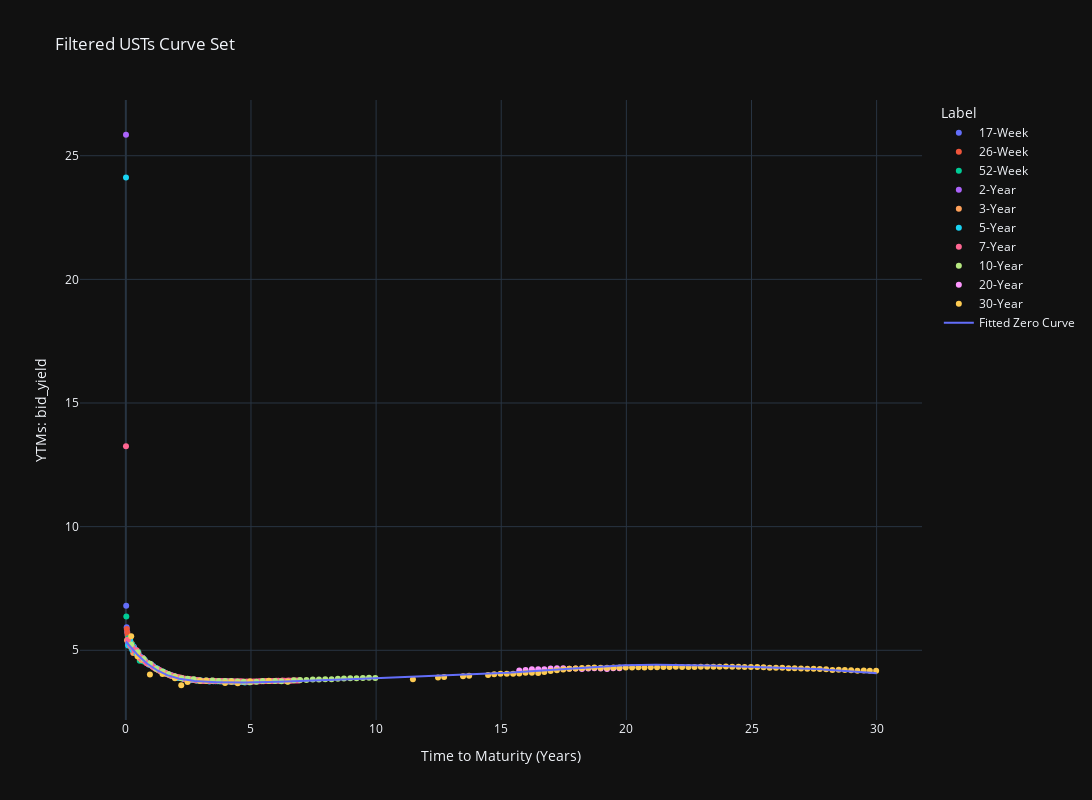

Notebook code for this chart:
### Code cell
fig = px.scatter(
    curve_set_df,
    x="time_to_maturity",
    y=f"{quote_type}_yield",
    color="original_security_term",
    hover_data=["label"],
    labels={"time_to_maturity": "Time to Maturity (Years)", "yield": "Yield (%)"},
    title="Filtered USTs Curve Set"
)

# fig.add_trace(
#     go.Scatter(
#         x=t2, y=fitted_zero_curve_func_ns(t2), mode="lines", name="Nelson-Siegel"
#     )
# )
# fig.add_trace(
#     go.Scatter(
#         x=t2, y=fitted_zero_curve_func_nss(t2), mode="lines", name="Svensson"
#     )
# )
# fig.add_trace(
#     go.Scatter(
#         x=t2, y=fitted_zero_curve_func_dl(t2), mode="lines", name="Diebold-Li"
#     )
# )
# fig.add_trace(
#     go.Scatter(
#         x=t2, y=fitted_zero_curve_func_bc(t2), mode="lines", name="Björk-Christensen"
#     )
# )
# fig.add_trace(
#     go.Scatter(
#         x=t2, y=fitted_zero_curve_func_aug_bc(t2), mode="lines", name="Augmented Björk-Christensen"
#     )
# )

# fig.add_trace(
#     go.Scatter(
#         x=t2, y=fitted_zero_curve_dict["ql_f_nss"]["zero_interp_func"](t2), mode="lines", name="Fitted NSS - Zero Curve"
#     )
# )
fig.add_trace(
    go.Scatter(
        x=t2, y=fitted_zero_curve_dict["ql_f_cbs"]["zero_interp_func"](t2), mode="lines", name="Fitted Zero Curve"
    )
)

fig.update_layout(
    legend_title_text='Label',
    xaxis_title="Time to Maturity (Years)",
    yaxis_title=f"YTMs: {quote_type}_yield",
    width=1600,
    height=800,
    template="plotly_dark",
)

fig.update_xaxes(
    showgrid=True,
    showspikes=True,
    spikecolor="white",
    spikesnap="cursor",
    spikemode="across",
)
fig.update_yaxes(showgrid=True, showspikes=True, spikecolor="white", spikethickness=1)
fig.show()

### Figure 1 — Plotly figure (JSON) as saved in the notebook; plotly's stock layout.template omitted (floating-point values rounded to 4 significant figures; data arrays with more than 128 entries replaced by an {"elided": "..."} marker saying what was removed)
{"data": [{"customdata": [["Sep 24s, 17-Week"], ["Sep 24s, 17-Week"], ["Sep 24s, 17-Week"], ["Sep 24s, 17-Week"], ["Oct 24s, 17-Week"], ["Oct 24s, 17-Week"], ["Oct 24s, 17-Week"], ["Oct 24s, 17-Week"], ["Oct 24s, 17-Week"], ["Nov 24s, 17-Week"], ["Nov 24s, 17-Week"], ["Nov 24s, 17-Week"], ["Nov 24s, 17-Week"], ["Dec 24s, 17-Week"], ["Dec 24s, 17-Week"], ["Dec 24s, 17-Week"], ["Dec 24s, 17-Week"]], "hovertemplate": "original_security_term=17-Week<br>Time to Maturity (Years)=%{x}<br>bid_yield=%{y}<br>label=%{customdata[0]}<extra></extra>", "legendgroup": "17-Week", "marker": {"color": "#636efa", "symbol": "circle"}, "mode": "markers", "name": "17-Week", "orientation": "v", "showlegend": true, "type": "scatter", "x": [0.0137, 0.03288, 0.05205, 0.07123, 0.09041, 0.1096, 0.1288, 0.1479, 0.1671, 0.1863, 0.2055, 0.2247, 0.2438, 0.263, 0.2822, 0.3014, 0.3205], "xaxis": "x", "y": [6.798, 5.935, 5.754, 5.627, 5.497, 5.448, 5.419, 5.396, 5.333, 5.291, 5.297, 5.251, 5.227, 5.175, 5.163, 5.162, 5.14], "yaxis": "y"}, {"customdata": [["Aug 24s, 26-Week"], ["Sep 24s, 26-Week"], ["Sep 24s, 26-Week"], ["Sep 24s, 26-Week"], ["Oct 24s, 26-Week"], ["Oct 24s, 26-Week"], ["Oct 24s, 26-Week"], ["Nov 24s, 26-Week"], ["Nov 24s, 26-Week"], ["Nov 24s, 26-Week"], ["Dec 24s, 26-Week"], ["Dec 24s, 26-Week"], ["Dec 24s, 26-Week"], ["Jan 25s, 26-Week"], ["Jan 25s, 26-Week"], ["Jan 25s, 26-Week"], ["Jan 25s, 26-Week"], ["Feb 25s, 26-Week"], ["Feb 25s, 26-Week"], ["Feb 25s, 26-Week"]], "hovertemplate": "original_security_term=26-Week<br>Time to Maturity (Years)=%{x}<br>bid_yield=%{y}<br>label=%{customdata[0]}<extra></extra>", "legendgroup": "26-Week", "marker": {"color": "#EF553B", "symbol": "circle"}, "mode": "markers", "name": "26-Week", "orientation": "v", "showlegend": true, "type": "scatter", "x": [0, 0.03836, 0.05753, 0.07671, 0.1151, 0.1342, 0.1534, 0.1918, 0.211, 0.2301, 0.2685, 0.2877, 0.3068, 0.3452, 0.3644, 0.3836, 0.4219, 0.4411, 0.4603, 0.4986], "xaxis": "x", "y": [null, 5.859, 5.713, 5.59, 5.453, 5.404, 5.403, 5.301, 5.285, 5.271, 5.153, 5.088, 5.109, 5.04, 5.019, 4.998, 4.956, 4.968, 4.958, 4.928], "yaxis": "y"}, {"customdata": [["Sep 24s, 52-Week"], ["Oct 24s, 52-Week"], ["Oct 24s, 52-Week"], ["Nov 24s, 52-Week"], ["Dec 24s, 52-Week"], ["Jan 25s, 52-Week"], ["Feb 25s, 52-Week"], ["Mar 25s, 52-Week"], ["Apr 25s, 52-Week"], ["May 25s, 52-Week"], ["Jun 25s, 52-Week"], ["Jul 25s, 52-Week"], ["Aug 25s, 52-Week"]], "hovertemplate": "original_security_term=52-Week<br>Time to Maturity (Years)=%{x}<br>bid_yield=%{y}<br>label=%{customdata[0]}<extra></extra>", "legendgroup": "52-Week", "marker": {"color": "#00cc96", "symbol": "circle"}, "mode": "markers", "name": "52-Week", "orientation": "v", "showlegend": true, "type": "scatter", "x": [0.01918, 0.09589, 0.1726, 0.2521, 0.326, 0.4027, 0.4795, 0.5562, 0.6329, 0.7096, 0.7863, 0.863, 0.9397], "xaxis": "x", "y": [6.363, 5.488, 5.328, 5.237, 5.098, 4.977, 4.948, 4.572, 4.59, 4.544, 4.541, 4.48, 4.436], "yaxis": "y"}, {"customdata": [["Aug 24s, 2-Year"], ["Sep 24s, 2-Year"], ["Oct 24s, 2-Year"], ["Nov 24s, 2-Year"], ["Dec 24s, 2-Year"], ["Jan 25s, 2-Year"], ["Feb 25s, 2-Year"], ["Mar 25s, 2-Year"], ["Apr 25s, 2-Year"], ["May 25s, 2-Year"], ["Jun 25s, 2-Year"], ["Jul 25s, 2-Year"], ["Aug 25s, 2-Year"], ["Sep 25s, 2-Year"], ["Oct 25s, 2-Year"], ["Nov 25s, 2-Year"], ["Dec 25s, 2-Year"], ["Jan 26s, 2-Year"], ["Feb 26s, 2-Year"], ["Mar 26s, 2-Year"], ["Apr 26s, 2-Year"], ["May 26s, 2-Year"], ["Jun 26s, 2-Year"], ["Jul 26s, 2-Year"]], "hovertemplate": "original_security_term=2-Year<br>Time to Maturity (Years)=%{x}<br>bid_yield=%{y}<br>label=%{customdata[0]}<extra></extra>", "legendgroup": "2-Year", "marker": {"color": "#ab63fa", "symbol": "circle"}, "mode": "markers", "name": "2-Year", "orientation": "v", "showlegend": true, "type": "scatter", "x": [0.005479, 0.08767, 0.1726, 0.2548, 0.3397, 0.4247, 0.5014, 0.5863, 0.6685, 0.7534, 0.8356, 0.9205, 1.005, 1.088, 1.173, 1.255, 1.34, 1.425, 1.501, 1.586, 1.668, 1.753, 1.836, 1.921], "xaxis": "x", "y": [25.85, 5.275, 5.235, 5.076, 5.07, 4.947, 4.818, 4.74, 4.677, 4.575, 4.495, 4.426, 4.42, 4.337, 4.297, 4.243, 4.194, 4.131, 4.103, 4.064, 4.027, 4.01, 3.977, 3.945], "yaxis": "y"}, {"customdata": [["Sep 24s, 3-Year"], ["Oct 24s, 3-Year"], ["Nov 24s, 3-Year"], ["Dec 24s, 3-Year"], ["Jan 25s, 3-Year"], ["Feb 25s, 3-Year"], ["Mar 25s, 3-Year"], ["Apr 25s, 3-Year"], ["May 25s, 3-Year"], ["Jun 25s, 3-Year"], ["Jul 25s, 3-Year"], ["Aug 25s, 3-Year"], ["Sep 25s, 3-Year"], ["Oct 25s, 3-Year"], ["Nov 25s, 3-Year"], ["Dec 25s, 3-Year"], ["Jan 26s, 3-Year"], ["Feb 26s, 3-Year"], ["Mar 26s, 3-Year"], ["Apr 26s, 3-Year"], ["May 26s, 3-Year"], ["Jun 26s, 3-Year"], ["Jul 26s, 3-Year"], ["Aug 26s, 3-Year"], ["Sep 26s, 3-Year"], ["Oct 26s, 3-Year"], ["Nov 26s, 3-Year"], ["Dec 26s, 3-Year"], ["Jan 27s, 3-Year"], ["Feb 27s, 3-Year"], ["Mar 27s, 3-Year"], ["Apr 27s, 3-Year"], ["May 27s, 3-Year"], ["Jun 27s, 3-Year"], ["Jul 27s, 3-Year"], ["Aug 27s, 3-Year"]], "hovertemplate": "original_security_term=3-Year<br>Time to Maturity (Years)=%{x}<br>bid_yield=%{y}<br>label=%{customdata[0]}<extra></extra>", "legendgroup": "3-Year", "marker": {"color": "#FFA15A", "symbol": "circle"}, "mode": "markers", "name": "3-Year", "orientation": "v", "showlegend": true, "type": "scatter", "x": [0.04658, 0.1288, 0.2137, 0.2959, 0.3808, 0.4658, 0.5425, 0.6274, 0.7096, 0.7945, 0.8767, 0.9616, 1.047, 1.129, 1.214, 1.296, 1.381, 1.466, 1.542, 1.627, 1.71, 1.795, 1.877, 1.962, 2.047, 2.129, 2.214, 2.296, 2.381, 2.466, 2.542, 2.627, 2.71, 2.795, 2.877, 2.962], "xaxis": "x", "y": [5.409, 5.369, 5.116, 4.893, 4.937, 4.906, 4.69, 4.611, 4.638, 4.527, 4.501, 4.433, 4.364, 4.3, 4.249, 4.192, 4.153, 4.109, 4.074, 4.046, 4.02, 3.973, 3.955, 3.922, 3.901, 3.894, 3.875, 3.853, 3.844, 3.842, 3.806, 3.803, 3.81, 3.777, 3.782, 3.772], "yaxis": "y"}, {"customdata": [["Aug 24s, 5-Year"], ["Sep 24s, 5-Year"], ["Oct 24s, 5-Year"], ["Nov 24s, 5-Year"], ["Dec 24s, 5-Year"], ["Jan 25s, 5-Year"], ["Feb 25s, 5-Year"], ["Mar 25s, 5-Year"], ["Apr 25s, 5-Year"], ["May 25s, 5-Year"], ["Jun 25s, 5-Year"], ["Jul 25s, 5-Year"], ["Aug 25s, 5-Year"], ["Sep 25s, 5-Year"], ["Oct 25s, 5-Year"], ["Nov 25s, 5-Year"], ["Dec 25s, 5-Year"], ["Jan 26s, 5-Year"], ["Feb 26s, 5-Year"], ["Mar 26s, 5-Year"], ["Apr 26s, 5-Year"], ["May 26s, 5-Year"], ["Jun 26s, 5-Year"], ["Jul 26s, 5-Year"], ["Aug 26s, 5-Year"], ["Sep 26s, 5-Year"], ["Oct 26s, 5-Year"], ["Nov 26s, 5-Year"], ["Dec 26s, 5-Year"], ["Feb 27s, 5-Year"], ["Mar 27s, 5-Year"], ["Apr 27s, 5-Year"], ["May 27s, 5-Year"], ["Jun 27s, 5-Year"], ["Jul 27s, 5-Year"], ["Aug 27s, 5-Year"], ["Sep 27s, 5-Year"], ["Oct 27s, 5-Year"], ["Nov 27s, 5-Year"], ["Dec 27s, 5-Year"], ["Jan 28s, 5-Year"], ["Feb 28s, 5-Year"], ["Mar 28s, 5-Year"], ["Apr 28s, 5-Year"], ["May 28s, 5-Year"], ["Jun 28s, 5-Year"], ["Jul 28s, 5-Year"], ["Aug 28s, 5-Year"], ["Sep 28s, 5-Year"], ["Oct 28s, 5-Year"], ["Nov 28s, 5-Year"], ["Dec 28s, 5-Year"], ["Jan 29s, 5-Year"], ["Feb 29s, 5-Year"], ["Mar 29s, 5-Year"], ["Apr 29s, 5-Year"], ["May 29s, 5-Year"], ["Jun 29s, 5-Year"], ["Jul 29s, 5-Year"]], "hovertemplate": "original_security_term=5-Year<br>Time to Maturity (Years)=%{x}<br>bid_yield=%{y}<br>label=%{customdata[0]}<extra></extra>", "legendgroup": "5-Year", "marker": {"color": "#19d3f3", "symbol": "circle"}, "mode": "markers", "name": "5-Year", "orientation": "v", "showlegend": true, "type": "scatter", "x": [0.005479, 0.08767, 0.1726, 0.2548, 0.3397, 0.4247, 0.5014, 0.5863, 0.6685, 0.7534, 0.8356, 0.9205, 1.005, 1.088, 1.173, 1.255, 1.34, 1.425, 1.501, 1.586, 1.668, 1.753, 1.836, 1.921, 2.005, 2.088, 2.173, 2.255, 2.34, 2.501, 2.586, 2.668, 2.753, 2.836, 2.921, 3.005, 3.088, 3.173, 3.255, 3.34, 3.425, 3.504, 3.589, 3.671, 3.756, 3.838, 3.923, 4.008, 4.09, 4.175, 4.258, 4.342, 4.427, 4.504, 4.589, 4.671, 4.756, 4.838, 4.923], "xaxis": "x", "y": [24.12, 5.194, 5.404, 5.025, 5.063, 4.875, 4.878, 4.713, 4.7, 4.606, 4.492, 4.422, 4.437, 4.362, 4.291, 4.261, 4.19, 4.154, 4.137, 4.079, 4.036, 4.011, 3.977, 3.953, 3.927, 3.882, 3.883, 3.867, 3.832, 3.837, 3.792, 3.804, 3.805, 3.775, 3.787, 3.78, 3.755, 3.763, 3.769, 3.742, 3.764, 3.75, 3.746, 3.746, 3.749, 3.742, 3.743, 3.739, 3.741, 3.738, 3.731, 3.732, 3.72, 3.71, 3.72, 3.718, 3.702, 3.714, 3.705], "yaxis": "y"}, {"customdata": [["Aug 24s, 7-Year"], ["Sep 24s, 7-Year"], ["Oct 24s, 7-Year"], ["Nov 24s, 7-Year"], ["Dec 24s, 7-Year"], ["Jan 25s, 7-Year"], ["Feb 25s, 7-Year"], ["Mar 25s, 7-Year"], ["Apr 25s, 7-Year"], ["May 25s, 7-Year"], ["Jun 25s, 7-Year"], ["Jul 25s, 7-Year"], ["Aug 25s, 7-Year"], ["Sep 25s, 7-Year"], ["Oct 25s, 7-Year"], ["Nov 25s, 7-Year"], ["Dec 25s, 7-Year"], ["Jan 26s, 7-Year"], ["Feb 26s, 7-Year"], ["Mar 26s, 7-Year"], ["Apr 26s, 7-Year"], ["May 26s, 7-Year"], ["Jun 26s, 7-Year"], ["Jul 26s, 7-Year"], ["Aug 26s, 7-Year"], ["Sep 26s, 7-Year"], ["Oct 26s, 7-Year"], ["Nov 26s, 7-Year"], ["Dec 26s, 7-Year"], ["Jan 27s, 7-Year"], ["Feb 27s, 7-Year"], ["Mar 27s, 7-Year"], ["Apr 27s, 7-Year"], ["May 27s, 7-Year"], ["Jun 27s, 7-Year"], ["Jul 27s, 7-Year"], ["Aug 27s, 7-Year"], ["Sep 27s, 7-Year"], ["Oct 27s, 7-Year"], ["Nov 27s, 7-Year"], ["Dec 27s, 7-Year"], ["Jan 28s, 7-Year"], ["Feb 28s, 7-Year"], ["Mar 28s, 7-Year"], ["Apr 28s, 7-Year"], ["May 28s, 7-Year"], ["Jun 28s, 7-Year"], ["Jul 28s, 7-Year"], ["Aug 28s, 7-Year"], ["Sep 28s, 7-Year"], ["Oct 28s, 7-Year"], ["Nov 28s, 7-Year"], ["Dec 28s, 7-Year"], ["Jan 29s, 7-Year"], ["Feb 29s, 7-Year"], ["Mar 29s, 7-Year"], ["Apr 29s, 7-Year"], ["May 29s, 7-Year"], ["Jun 29s, 7-Year"], ["Jul 29s, 7-Year"], ["Aug 29s, 7-Year"], ["Sep 29s, 7-Year"], ["Oct 29s, 7-Year"], ["Nov 29s, 7-Year"], ["Dec 29s, 7-Year"], ["Jan 30s, 7-Year"], ["Feb 30s, 7-Year"], ["Mar 30s, 7-Year"], ["Apr 30s, 7-Year"], ["May 30s, 7-Year"], ["Jun 30s, 7-Year"], ["Jul 30s, 7-Year"], ["Aug 30s, 7-Year"], ["Sep 30s, 7-Year"], ["Oct 30s, 7-Year"], ["Nov 30s, 7-Year"], ["Dec 30s, 7-Year"], ["Jan 31s, 7-Year"], ["Feb 31s, 7-Year"], ["Mar 31s, 7-Year"], ["Apr 31s, 7-Year"], ["May 31s, 7-Year"], ["Jun 31s, 7-Year"], ["Jul 31s, 7-Year"]], "hovertemplate": "original_security_term=7-Year<br>Time to Maturity (Years)=%{x}<br>bid_yield=%{y}<br>label=%{customdata[0]}<extra></extra>", "legendgroup": "7-Year", "marker": {"color": "#FF6692", "symbol": "circle"}, "mode": "markers", "name": "7-Year", "orientation": "v", "showlegend": true, "type": "scatter", "x": [0.005479, 0.08767, 0.1726, 0.2548, 0.3397, 0.4247, 0.5014, 0.5863, 0.6685, 0.7534, 0.8356, 0.9205, 1.005, 1.088, 1.173, 1.255, 1.34, 1.425, 1.501, 1.586, 1.668, 1.753, 1.836, 1.921, 2.005, 2.088, 2.173, 2.255, 2.34, 2.425, 2.501, 2.586, 2.668, 2.753, 2.836, 2.921, 3.005, 3.088, 3.173, 3.255, 3.34, 3.425, 3.504, 3.589, 3.671, 3.756, 3.838, 3.923, 4.008, 4.09, 4.175, 4.258, 4.342, 4.427, 4.504, 4.589, 4.671, 4.756, 4.838, 4.923, 5.008, 5.09, 5.175, 5.258, 5.342, 5.427, 5.504, 5.589, 5.671, 5.756, 5.838, 5.923, 6.008, 6.09, 6.175, 6.258, 6.342, 6.427, 6.504, 6.589, 6.671, 6.756, 6.838, 6.923], "xaxis": "x", "y": [13.26, 5.431, 5.205, 5.136, 4.988, 5.006, 4.819, 4.697, 4.69, 4.572, 4.477, 4.448, 4.424, 4.336, 4.267, 4.242, 4.2, 4.134, 4.111, 4.077, 4.035, 4.005, 3.977, 3.956, 3.93, 3.908, 3.897, 3.876, 3.838, 3.833, 3.843, 3.827, 3.806, 3.806, 3.797, 3.786, 3.765, 3.763, 3.771, 3.767, 3.763, 3.766, 3.771, 3.759, 3.761, 3.753, 3.756, 3.75, 3.745, 3.746, 3.742, 3.745, 3.737, 3.746, 3.741, 3.743, 3.742, 3.733, 3.733, 3.732, 3.733, 3.738, 3.737, 3.734, 3.743, 3.75, 3.746, 3.755, 3.758, 3.754, 3.761, 3.762, 3.767, 3.766, 3.763, 3.773, 3.771, 3.772, 3.774, 3.773, 3.779, 3.782, 3.778, 3.777], "yaxis": "y"}, {"customdata": [["Nov 24s, 10-Year"], ["Feb 25s, 10-Year"], ["May 25s, 10-Year"], ["Aug 25s, 10-Year"], ["Nov 25s, 10-Year"], ["Feb 26s, 10-Year"], ["May 26s, 10-Year"], ["Aug 26s, 10-Year"], ["Nov 26s, 10-Year"], ["Feb 27s, 10-Year"], ["May 27s, 10-Year"], ["Aug 27s, 10-Year"], ["Nov 27s, 10-Year"], ["Feb 28s, 10-Year"], ["May 28s, 10-Year"], ["Aug 28s, 10-Year"], ["Nov 28s, 10-Year"], ["Feb 29s, 10-Year"], ["May 29s, 10-Year"], ["Aug 29s, 10-Year"], ["Nov 29s, 10-Year"], ["Feb 30s, 10-Year"], ["May 30s, 10-Year"], ["Aug 30s, 10-Year"], ["Nov 30s, 10-Year"], ["Feb 31s, 10-Year"], ["May 31s, 10-Year"], ["Aug 31s, 10-Year"], ["Nov 31s, 10-Year"], ["Feb 32s, 10-Year"], ["May 32s, 10-Year"], ["Aug 32s, 10-Year"], ["Nov 32s, 10-Year"], ["Feb 33s, 10-Year"], ["May 33s, 10-Year"], ["Aug 33s, 10-Year"], ["Nov 33s, 10-Year"], ["Feb 34s, 10-Year"], ["May 34s, 10-Year"], ["Aug 34s, 10-Year"]], "hovertemplate": "original_security_term=10-Year<br>Time to Maturity (Years)=%{x}<br>bid_yield=%{y}<br>label=%{customdata[0]}<extra></extra>", "legendgroup": "10-Year", "marker": {"color": "#B6E880", "symbol": "circle"}, "mode": "markers", "name": "10-Year", "orientation": "v", "showlegend": true, "type": "scatter", "x": [0.2137, 0.4658, 0.7096, 0.9616, 1.214, 1.466, 1.71, 1.962, 2.214, 2.466, 2.71, 2.962, 3.214, 3.466, 3.712, 3.964, 4.216, 4.468, 4.712, 4.964, 5.216, 5.468, 5.712, 5.964, 6.216, 6.468, 6.712, 6.964, 7.216, 7.468, 7.715, 7.967, 8.219, 8.471, 8.715, 8.967, 9.219, 9.471, 9.715, 9.967], "xaxis": "x", "y": [5.235, 4.919, 4.648, 4.453, 4.252, 4.142, 4.028, 3.942, 3.874, 3.848, 3.83, 3.781, 3.781, 3.78, 3.756, 3.757, 3.754, 3.737, 3.731, 3.712, 3.725, 3.76, 3.758, 3.759, 3.753, 3.732, 3.789, 3.795, 3.803, 3.816, 3.817, 3.824, 3.824, 3.849, 3.859, 3.87, 3.872, 3.884, 3.887, 3.882], "yaxis": "y"}, {"customdata": [["May 40s, 20-Year"], ["Aug 40s, 20-Year"], ["Nov 40s, 20-Year"], ["Feb 41s, 20-Year"], ["May 41s, 20-Year"], ["Aug 41s, 20-Year"], ["Nov 41s, 20-Year"], ["Feb 42s, 20-Year"], ["May 42s, 20-Year"], ["Aug 42s, 20-Year"], ["Nov 42s, 20-Year"], ["Feb 43s, 20-Year"], ["May 43s, 20-Year"], ["Aug 43s, 20-Year"], ["Nov 43s, 20-Year"], ["Feb 44s, 20-Year"], ["May 44s, 20-Year"]], "hovertemplate": "original_security_term=20-Year<br>Time to Maturity (Years)=%{x}<br>bid_yield=%{y}<br>label=%{customdata[0]}<extra></extra>", "legendgroup": "20-Year", "marker": {"color": "#FF97FF", "symbol": "circle"}, "mode": "markers", "name": "20-Year", "orientation": "v", "showlegend": true, "type": "scatter", "x": [15.72, 15.97, 16.22, 16.48, 16.72, 16.97, 17.22, 17.48, 17.72, 17.97, 18.22, 18.48, 18.72, 18.97, 19.22, 19.48, 19.72], "xaxis": "x", "y": [4.188, 4.203, 4.23, 4.236, 4.237, 4.266, 4.269, 4.276, 4.256, 4.263, 4.24, 4.259, 4.272, 4.259, 4.246, 4.269, 4.27], "yaxis": "y"}, {"customdata": [["Nov 24s, 30-Year"], ["Feb 25s, 30-Year"], ["Aug 25s, 30-Year"], ["Feb 26s, 30-Year"], ["Aug 26s, 30-Year"], ["Nov 26s, 30-Year"], ["Feb 27s, 30-Year"], ["Aug 27s, 30-Year"], ["Nov 27s, 30-Year"], ["Aug 28s, 30-Year"], ["Nov 28s, 30-Year"], ["Feb 29s, 30-Year"], ["Aug 29s, 30-Year"], ["May 30s, 30-Year"], ["Feb 31s, 30-Year"], ["Feb 36s, 30-Year"], ["Feb 37s, 30-Year"], ["May 37s, 30-Year"], ["Feb 38s, 30-Year"], ["May 38s, 30-Year"], ["Feb 39s, 30-Year"], ["May 39s, 30-Year"], ["Aug 39s, 30-Year"], ["Nov 39s, 30-Year"], ["Feb 40s, 30-Year"], ["May 40s, 30-Year"], ["Aug 40s, 30-Year"], ["Nov 40s, 30-Year"], ["Feb 41s, 30-Year"], ["May 41s, 30-Year"], ["Aug 41s, 30-Year"], ["Nov 41s, 30-Year"], ["Feb 42s, 30-Year"], ["May 42s, 30-Year"], ["Aug 42s, 30-Year"], ["Nov 42s, 30-Year"], ["Feb 43s, 30-Year"], ["May 43s, 30-Year"], ["Aug 43s, 30-Year"], ["Nov 43s, 30-Year"], ["Feb 44s, 30-Year"], ["May 44s, 30-Year"], ["Aug 44s, 30-Year"], ["Nov 44s, 30-Year"], ["Feb 45s, 30-Year"], ["May 45s, 30-Year"], ["Aug 45s, 30-Year"], ["Nov 45s, 30-Year"], ["Feb 46s, 30-Year"], ["May 46s, 30-Year"], ["Aug 46s, 30-Year"], ["Nov 46s, 30-Year"], ["Feb 47s, 30-Year"], ["May 47s, 30-Year"], ["Aug 47s, 30-Year"], ["Nov 47s, 30-Year"], ["Feb 48s, 30-Year"], ["May 48s, 30-Year"], ["Aug 48s, 30-Year"], ["Nov 48s, 30-Year"], ["Feb 49s, 30-Year"], ["May 49s, 30-Year"], ["Aug 49s, 30-Year"], ["Nov 49s, 30-Year"], ["Feb 50s, 30-Year"], ["May 50s, 30-Year"], ["Aug 50s, 30-Year"], ["Nov 50s, 30-Year"], ["Feb 51s, 30-Year"], ["May 51s, 30-Year"], ["Aug 51s, 30-Year"], ["Nov 51s, 30-Year"], ["Feb 52s, 30-Year"], ["May 52s, 30-Year"], ["Aug 52s, 30-Year"], ["Nov 52s, 30-Year"], ["Feb 53s, 30-Year"], ["May 53s, 30-Year"], ["Aug 53s, 30-Year"], ["Nov 53s, 30-Year"], ["Feb 54s, 30-Year"], ["May 54s, 30-Year"], ["Aug 54s, 30-Year"]], "hovertemplate": "original_security_term=30-Year<br>Time to Maturity (Years)=%{x}<br>bid_yield=%{y}<br>label=%{customdata[0]}<extra></extra>", "legendgroup": "30-Year", "marker": {"color": "#FECB52", "symbol": "circle"}, "mode": "markers", "name": "30-Year", "orientation": "v", "showlegend": true, "type": "scatter", "x": [0.2137, 0.4658, 0.9616, 1.466, 1.962, 2.214, 2.466, 2.962, 3.214, 3.964, 4.216, 4.468, 4.964, 5.712, 6.468, 11.47, 12.47, 12.72, 13.47, 13.72, 14.47, 14.72, 14.97, 15.22, 15.47, 15.72, 15.97, 16.22, 16.48, 16.72, 16.97, 17.22, 17.48, 17.72, 17.97, 18.22, 18.48, 18.72, 18.97, 19.22, 19.48, 19.72, 19.98, 20.23, 20.48, 20.72, 20.98, 21.23, 21.48, 21.72, 21.98, 22.23, 22.48, 22.72, 22.98, 23.23, 23.48, 23.73, 23.98, 24.23, 24.48, 24.73, 24.98, 25.23, 25.48, 25.73, 25.98, 26.23, 26.48, 26.73, 26.98, 27.23, 27.48, 27.73, 27.98, 28.23, 28.48, 28.73, 28.98, 29.23, 29.48, 29.73, 29.98], "xaxis": "x", "y": [5.566, 4.759, 4.02, 4.038, 3.873, 3.586, 3.713, 3.773, 3.764, 3.677, 3.726, 3.664, 3.743, 3.763, 3.738, 3.824, 3.901, 3.917, 3.949, 3.966, 4.002, 4.031, 4.048, 4.052, 4.055, 4.062, 4.092, 4.09, 4.085, 4.119, 4.161, 4.195, 4.223, 4.251, 4.268, 4.28, 4.29, 4.302, 4.292, 4.293, 4.3, 4.302, 4.307, 4.307, 4.312, 4.308, 4.311, 4.312, 4.324, 4.327, 4.329, 4.324, 4.329, 4.328, 4.335, 4.335, 4.337, 4.337, 4.34, 4.333, 4.334, 4.329, 4.329, 4.321, 4.318, 4.292, 4.296, 4.294, 4.278, 4.275, 4.268, 4.255, 4.249, 4.242, 4.232, 4.205, 4.208, 4.203, 4.19, 4.171, 4.183, 4.172, 4.169], "yaxis": "y"}, {"mode": "lines", "name": "Fitted Zero Curve", "type": "scatter", "x": {"elided": "1000 float values"}, "y": {"elided": "1000 float values"}}], "layout": {"height": 800, "legend": {"title": {"text": "Label"}, "tracegroupgap": 0}, "title": {"text": "Filtered USTs Curve Set"}, "width": 1600, "xaxis": {"anchor": "y", "domain": [0, 1], "showgrid": true, "showspikes": true, "spikecolor": "white", "spikemode": "across", "spikesnap": "cursor", "title": {"text": "Time to Maturity (Years)"}}, "yaxis": {"anchor": "x", "domain": [0, 1], "showgrid": true, "showspikes": true, "spikecolor": "white", "spikethickness": 1, "title": {"text": "YTMs: bid_yield"}}}}
